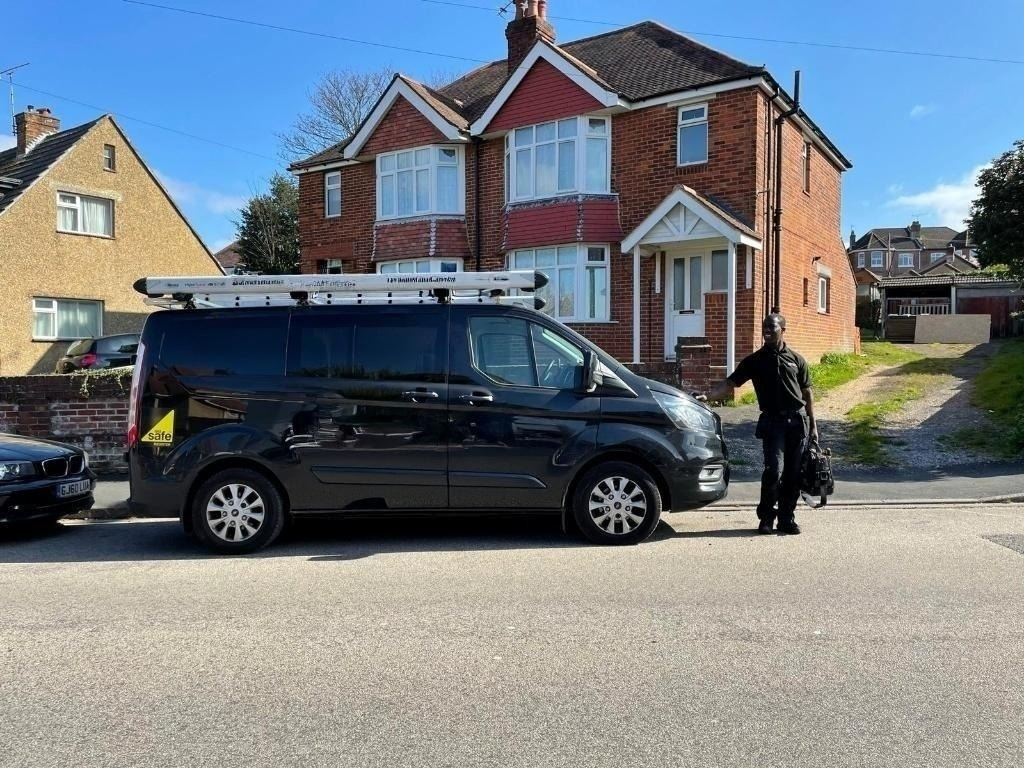
#> input picture Brand Images/image.jpg, 1024 x 768 px
$ python -i zernio_client.py   (imports and definitions only)
#> lines starting #> are read from the running program, lines starting #| are printed output that depends on the picture
"""
Zernio client for uploading media and posting to social platforms.

API docs: https://docs.zernio.com
Base URL: https://zernio.com/api/v1
"""

import os
import io
import time
import uuid
import requests

import zernio_limits as limits


ZERNIO_API_KEY = os.environ.get("ZERNIO_API_KEY", "")
BASE_URL = "https://zernio.com/api/v1"

# Platform name mapping (Zernio uses lowercase platform strings)
PLATFORM_MAP = {
    "facebook": "facebook",
    "instagram": "instagram",
    "twitter": "twitter",
    "x": "twitter",
    "googlebusiness": "googlebusiness",
    "google": "googlebusiness",
}


# [43 lines left out: functions ensure_instagram_safe, _safe_json, not called in this run]


class ZernioClient:
    def __init__(self, api_key: str = None):
        self.api_key = api_key or ZERNIO_API_KEY
        if not self.api_key:
            raise ValueError("ZERNIO_API_KEY environment variable is not set.")
        self.session = requests.Session()
        self.session.headers.update({
            "Authorization": f"Bearer {self.api_key}",
            "Content-Type": "application/json",
        })

    # ---------------------------------------------------------------------
    # Every write goes through here.
    #
    # Zernio's idempotency guide: send x-request-id (UUIDv4) and a retry of
    # the SAME id inside ~5 minutes returns the original post instead of
    # creating a second one. That matters because this client retries on
    # 5xx/timeouts — without the header, a request that succeeded server-side
    # but died on the way back would post twice.
    #
    # Also documented and handled here:
    #   409 -> content duplicate within 24h; body carries existingPostId
    #   429 -> back off by Retry-After / details.retryAfterSeconds
    # ---------------------------------------------------------------------
    # [382 lines left out: functions _post_idempotent, list_accounts, upload_image_for_kie, upload_video, create_reel, rehost_url_to_catbox and 1 more, not called in this run]


# [7 lines not run here, left out]

>>> import cv2
>>> picture = cv2.imread('../../Brand Images/image.jpg', cv2.IMREAD_GRAYSCALE)
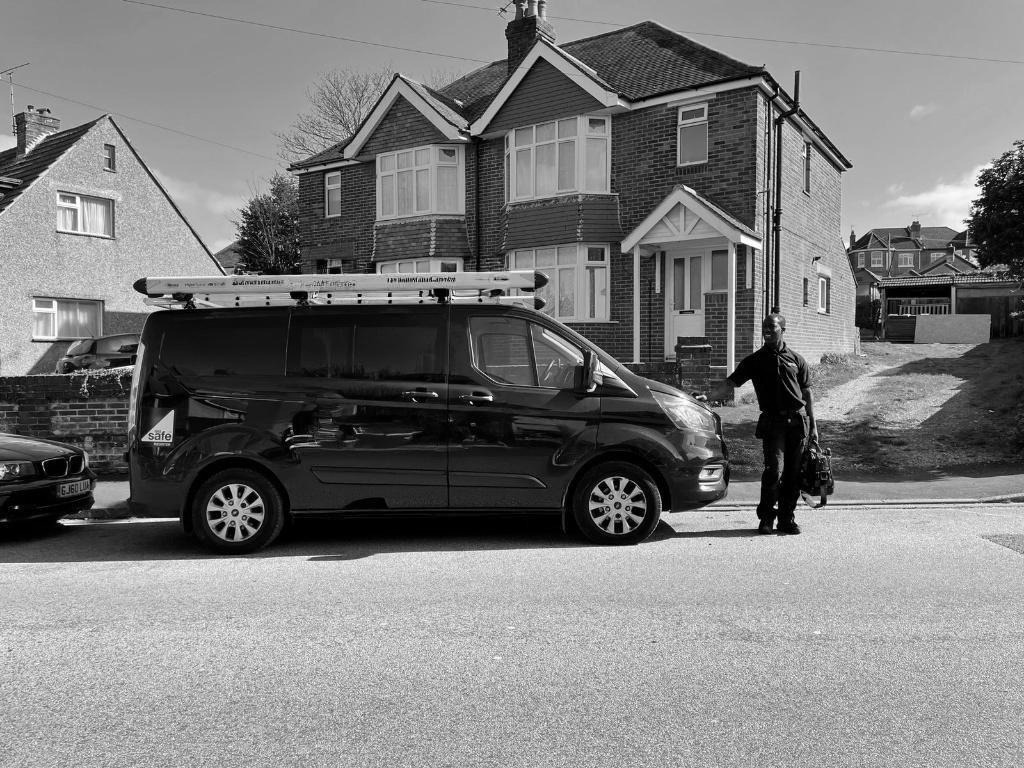
#> picture: shape (768, 1024); min 0, max 255, mean 123.7
#> (the run stopped early here; a loop or call above may not have finished)

$ run again, on Brand Images/IMG_1240.JPG
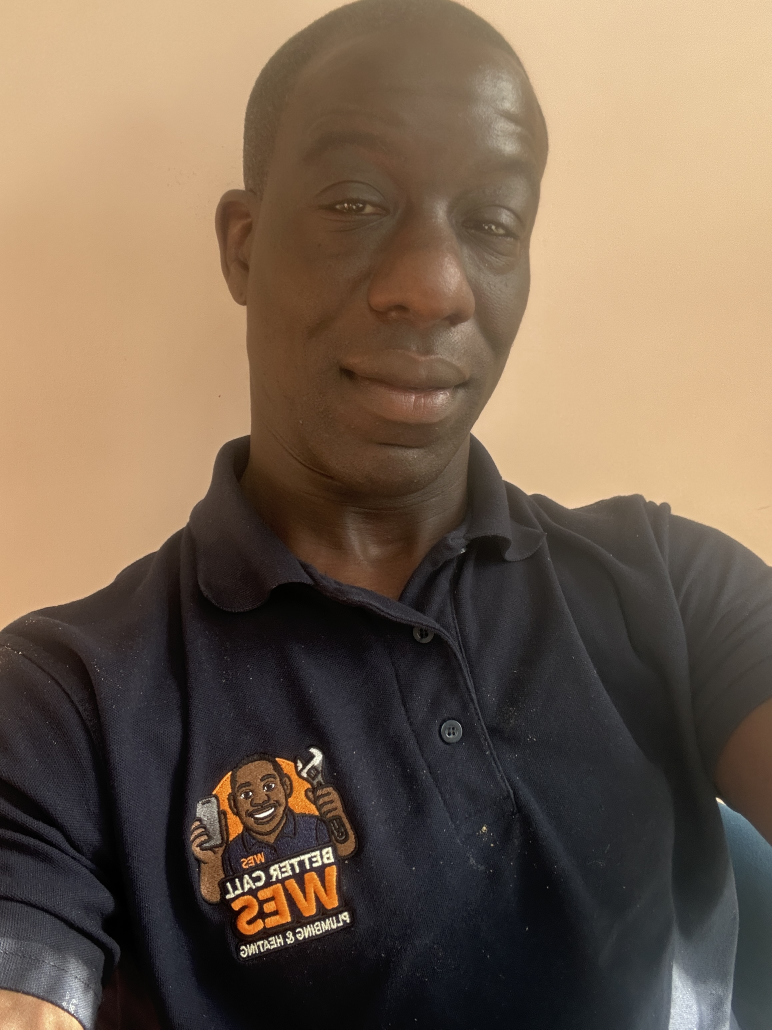
#> input picture Brand Images/IMG_1240.JPG, 2316 x 3088 px (shown at 1/3 size)
#> `picture = cv2.imread('../../Brand Images/image.jpg', cv2.IMREAD_GRAYSC..`:
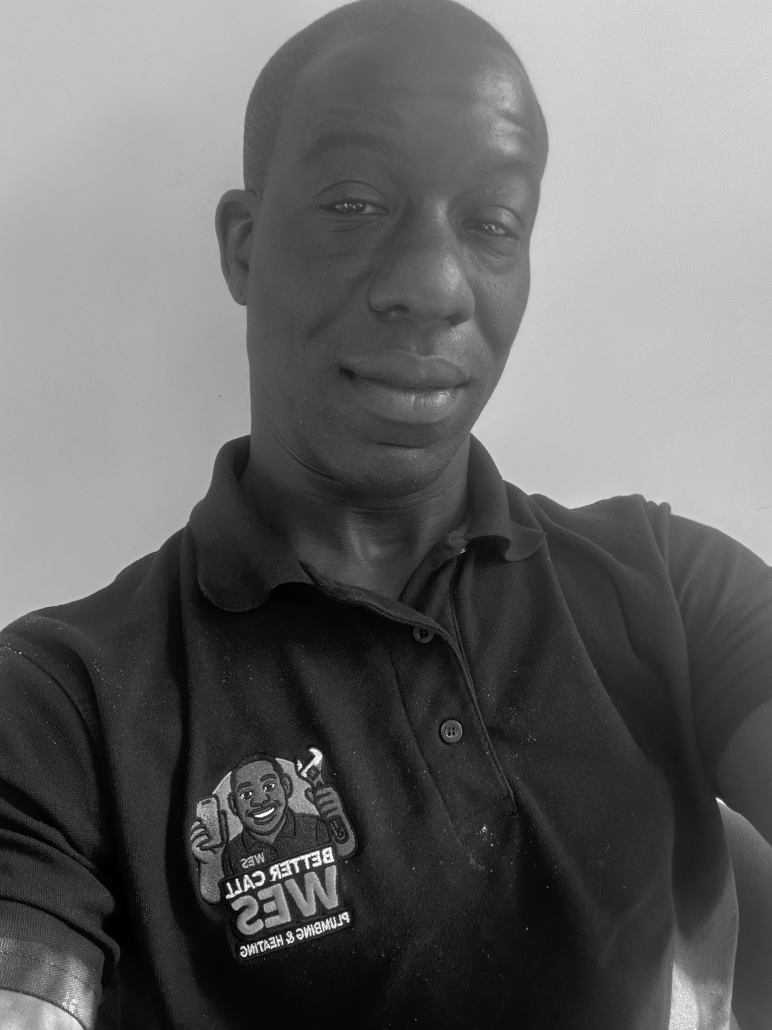
#> picture: shape (3088, 2316) (shown at 1/3 size); min 0, max 255, mean 102.2

$ run again, on Brand Images/IMG_1241.JPG
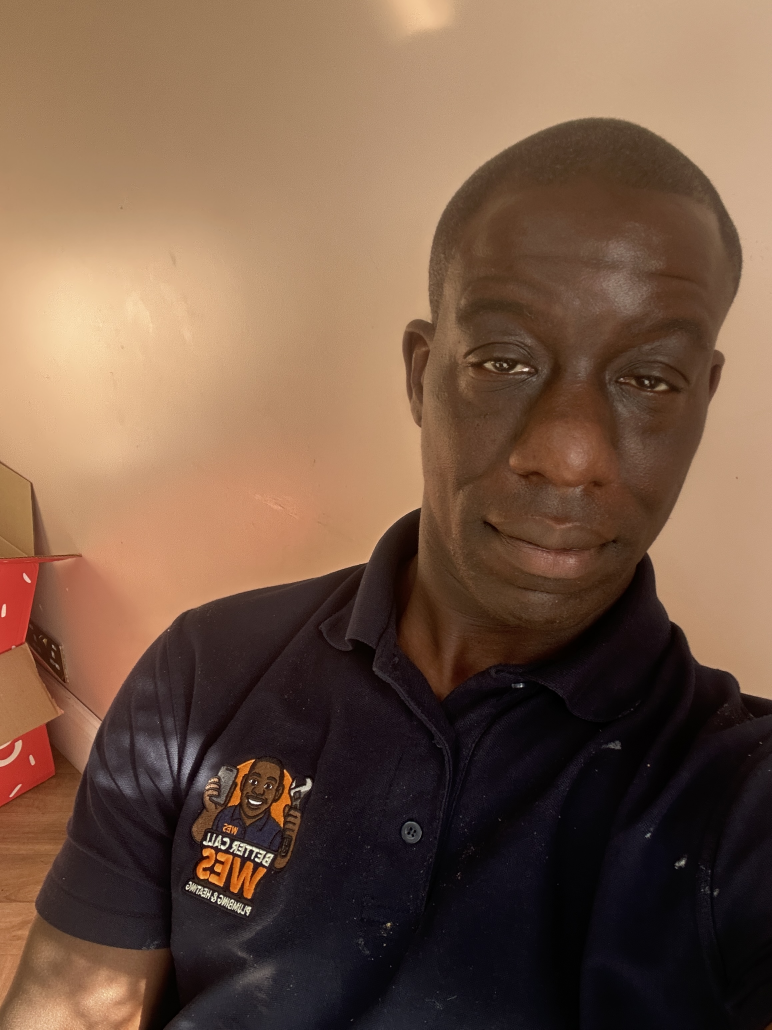
#> input picture Brand Images/IMG_1241.JPG, 2316 x 3088 px (shown at 1/3 size)
#> `picture = cv2.imread('../../Brand Images/image.jpg', cv2.IMREAD_GRAYSC..`:
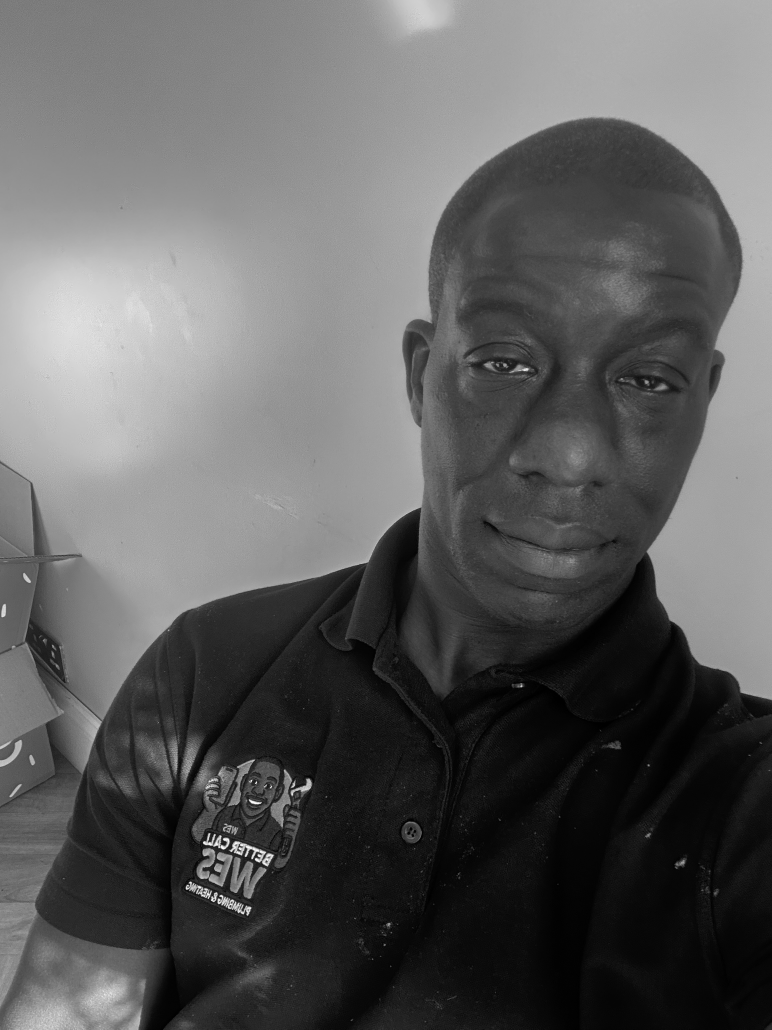
#> picture: shape (3088, 2316) (shown at 1/3 size); min 0, max 255, mean 94.9

$ run again, on Brand Images/IMG_1242.JPG
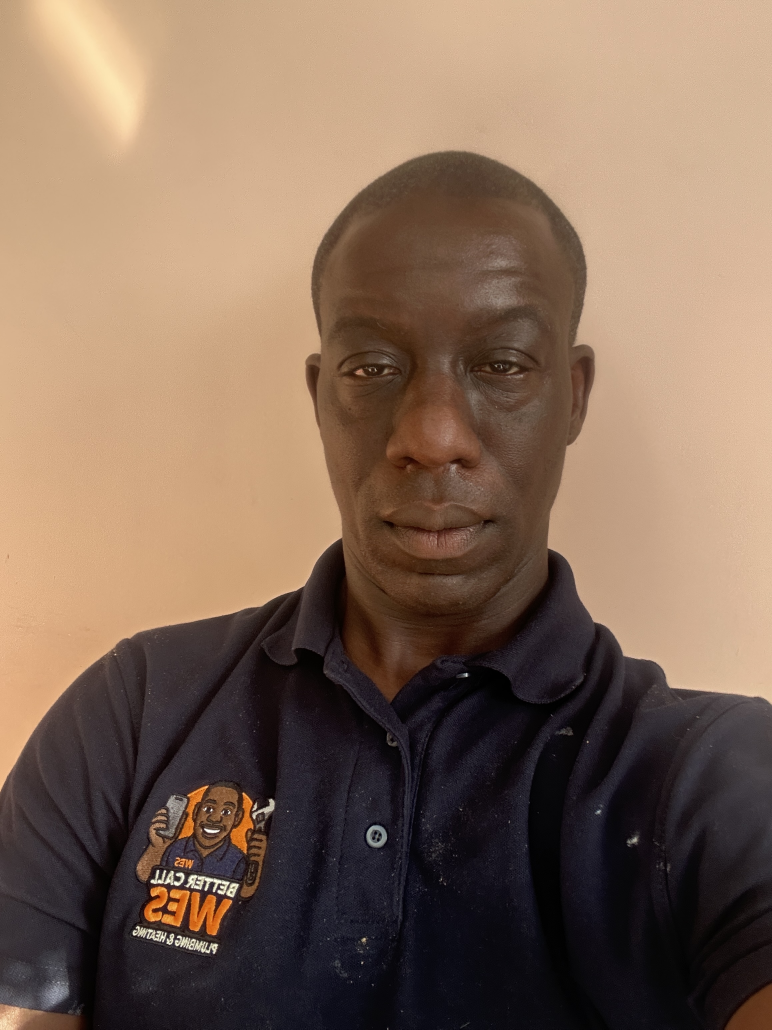
#> input picture Brand Images/IMG_1242.JPG, 2316 x 3088 px (shown at 1/3 size)
#> `picture = cv2.imread('../../Brand Images/image.jpg', cv2.IMREAD_GRAYSC..`:
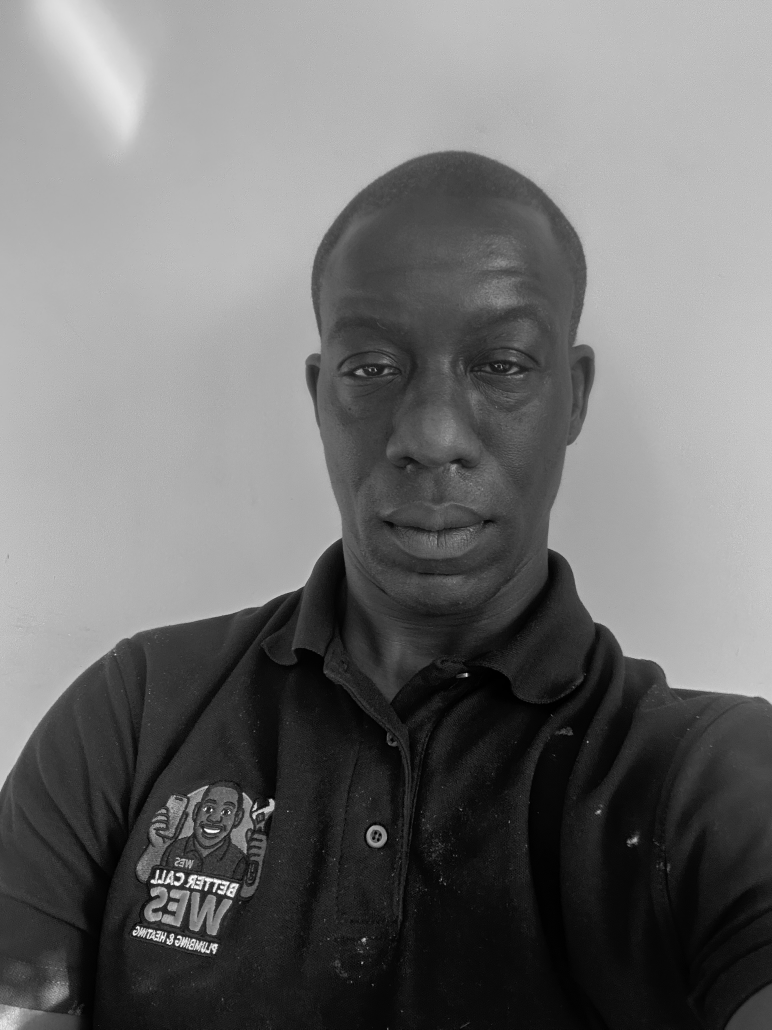
#> picture: shape (3088, 2316) (shown at 1/3 size); min 0, max 255, mean 111.1
